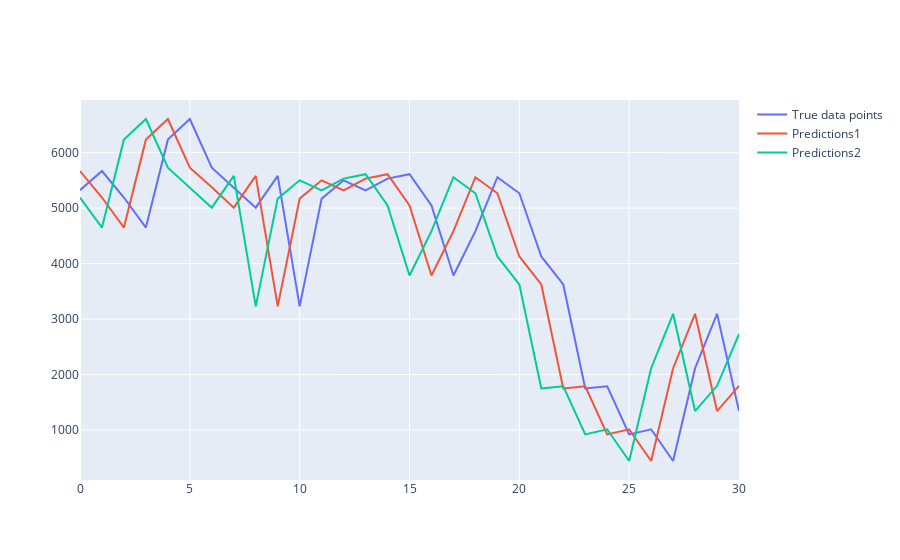
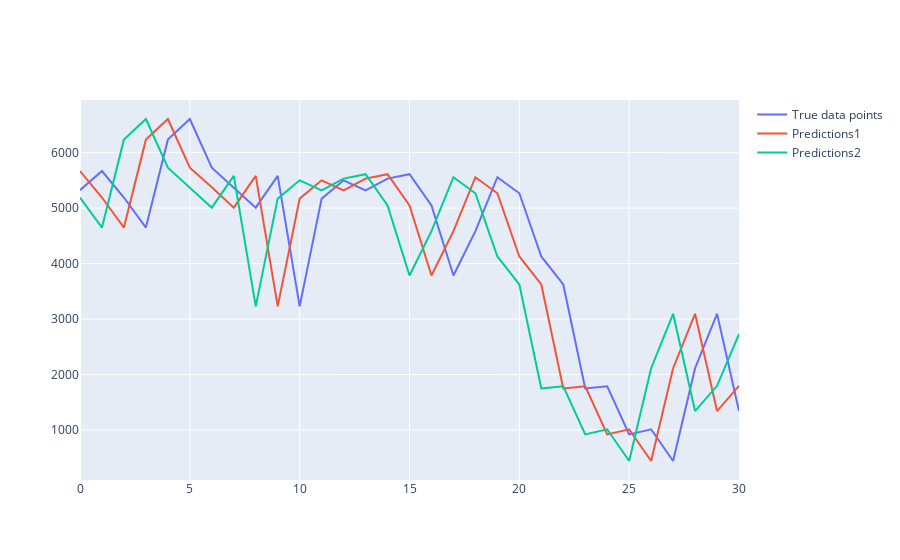
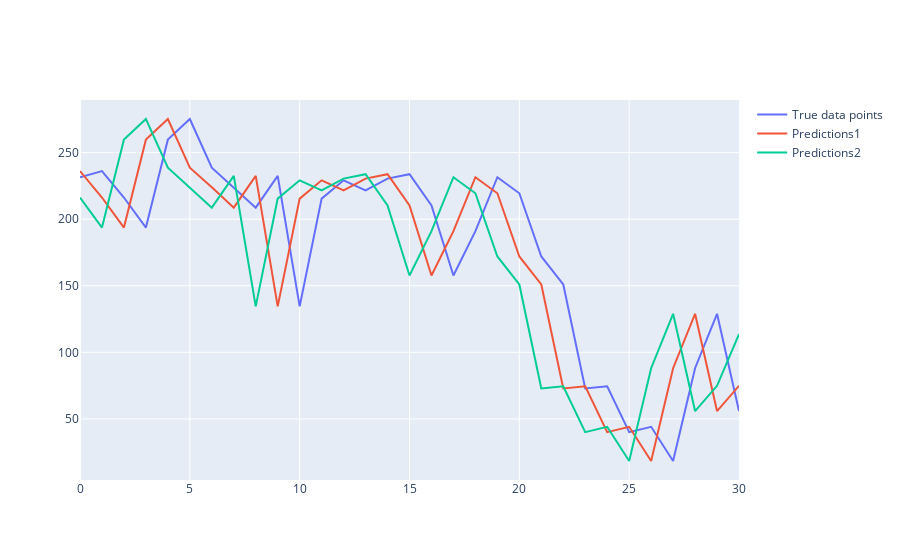
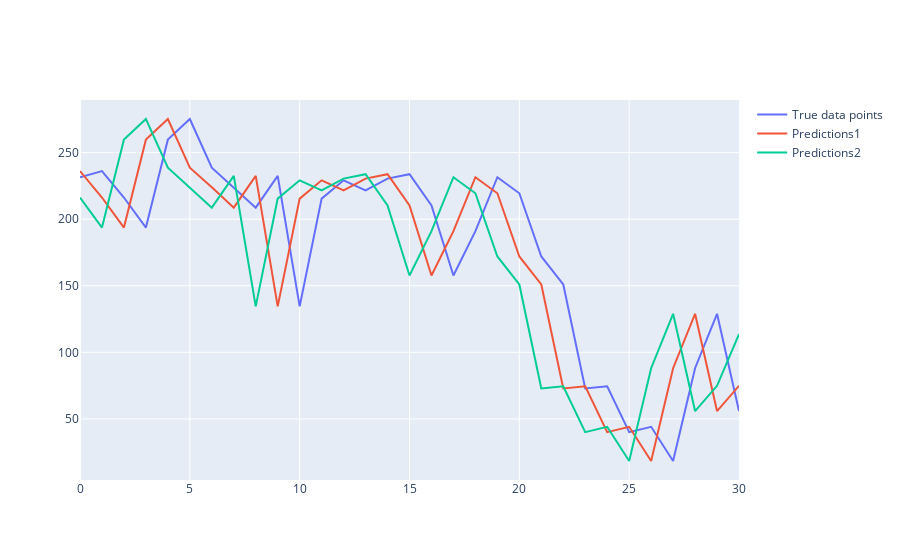

Write notebook code for charts like these, in order.
### Code cell
function_for_agrigation = ('sum', 'mean', 'max')
resampling = ('D','W','M') # года нет, так как данніх всего за 2 года - тестировать не на чем будет, или малоинформативно. 


for i in resampling:
    for j in function_for_agrigation:
        print(f'Период агрегации {i}, функция агрегации - {j}')
        eadvcdsv = naive_model_compare(df, i, j)
        result_table = pd.concat((result_table, naive_model_compare(df, i, j)))
        print("="*25)

### Figure 1 — Plotly figure (JSON) as saved in the notebook; plotly's stock layout.template omitted (floating-point values rounded to 4 significant figures)
{"data": [{"name": "True data points", "type": "scatter", "y": [5323, 5668, 5191, 4649, 6234, 6606, 5729, 5375, 5008, 5582, 3228, 5170, 5501, 5319, 5532, 5611, 5047, 3786, 4585, 5557, 5267, 4128, 3623, 1749, 1787, 920, 1013, 441, 2114, 3095, 1341]}, {"name": "Predictions1", "type": "scatter", "y": [5668, 5191, 4649, 6234, 6606, 5729, 5375, 5008, 5582, 3228, 5170, 5501, 5319, 5532, 5611, 5047, 3786, 4585, 5557, 5267, 4128, 3623, 1749, 1787, 920, 1013, 441, 2114, 3095, 1341, 1796]}, {"name": "Predictions2", "type": "scatter", "y": [5191, 4649, 6234, 6606, 5729, 5375, 5008, 5582, 3228, 5170, 5501, 5319, 5532, 5611, 5047, 3786, 4585, 5557, 5267, 4128, 3623, 1749, 1787, 920, 1013, 441, 2114, 3095, 1341, 1796, 2729]}], "layout": {}}

### Figure 2 — Plotly figure (JSON) as saved in the notebook; plotly's stock layout.template omitted (floating-point values rounded to 4 significant figures)
{"data": [{"name": "True data points", "type": "scatter", "y": [5323, 5668, 5191, 4649, 6234, 6606, 5729, 5375, 5008, 5582, 3228, 5170, 5501, 5319, 5532, 5611, 5047, 3786, 4585, 5557, 5267, 4128, 3623, 1749, 1787, 920, 1013, 441, 2114, 3095, 1341]}, {"name": "Predictions1", "type": "scatter", "y": [5668, 5191, 4649, 6234, 6606, 5729, 5375, 5008, 5582, 3228, 5170, 5501, 5319, 5532, 5611, 5047, 3786, 4585, 5557, 5267, 4128, 3623, 1749, 1787, 920, 1013, 441, 2114, 3095, 1341, 1796]}, {"name": "Predictions2", "type": "scatter", "y": [5191, 4649, 6234, 6606, 5729, 5375, 5008, 5582, 3228, 5170, 5501, 5319, 5532, 5611, 5047, 3786, 4585, 5557, 5267, 4128, 3623, 1749, 1787, 920, 1013, 441, 2114, 3095, 1341, 1796, 2729]}], "layout": {}}

### Figure 3 — Plotly figure (JSON) as saved in the notebook; plotly's stock layout.template omitted (floating-point values rounded to 4 significant figures)
{"data": [{"name": "True data points", "type": "scatter", "y": [231.4, 236.2, 216.3, 193.7, 259.8, 275.2, 238.7, 224.0, 208.7, 232.6, 134.5, 215.4, 229.2, 221.6, 230.5, 233.8, 210.3, 157.8, 191.0, 231.5, 219.5, 172, 151.0, 72.88, 74.46, 40, 44.04, 18.38, 88.08, 129.0, 55.88]}, {"name": "Predictions1", "type": "scatter", "y": [236.2, 216.3, 193.7, 259.8, 275.2, 238.7, 224.0, 208.7, 232.6, 134.5, 215.4, 229.2, 221.6, 230.5, 233.8, 210.3, 157.8, 191.0, 231.5, 219.5, 172, 151.0, 72.88, 74.46, 40, 44.04, 18.38, 88.08, 129.0, 55.88, 74.83]}, {"name": "Predictions2", "type": "scatter", "y": [216.3, 193.7, 259.8, 275.2, 238.7, 224.0, 208.7, 232.6, 134.5, 215.4, 229.2, 221.6, 230.5, 233.8, 210.3, 157.8, 191.0, 231.5, 219.5, 172, 151.0, 72.88, 74.46, 40, 44.04, 18.38, 88.08, 129.0, 55.88, 74.83, 113.7]}], "layout": {}}

### Figure 4 — Plotly figure (JSON) as saved in the notebook; plotly's stock layout.template omitted (floating-point values rounded to 4 significant figures)
{"data": [{"name": "True data points", "type": "scatter", "y": [231.4, 236.2, 216.3, 193.7, 259.8, 275.2, 238.7, 224.0, 208.7, 232.6, 134.5, 215.4, 229.2, 221.6, 230.5, 233.8, 210.3, 157.8, 191.0, 231.5, 219.5, 172, 151.0, 72.88, 74.46, 40, 44.04, 18.38, 88.08, 129.0, 55.88]}, {"name": "Predictions1", "type": "scatter", "y": [236.2, 216.3, 193.7, 259.8, 275.2, 238.7, 224.0, 208.7, 232.6, 134.5, 215.4, 229.2, 221.6, 230.5, 233.8, 210.3, 157.8, 191.0, 231.5, 219.5, 172, 151.0, 72.88, 74.46, 40, 44.04, 18.38, 88.08, 129.0, 55.88, 74.83]}, {"name": "Predictions2", "type": "scatter", "y": [216.3, 193.7, 259.8, 275.2, 238.7, 224.0, 208.7, 232.6, 134.5, 215.4, 229.2, 221.6, 230.5, 233.8, 210.3, 157.8, 191.0, 231.5, 219.5, 172, 151.0, 72.88, 74.46, 40, 44.04, 18.38, 88.08, 129.0, 55.88, 74.83, 113.7]}], "layout": {}}
